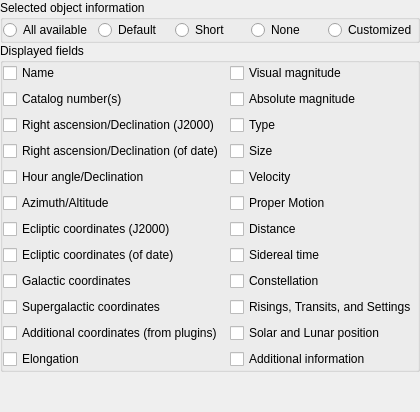
        <widget class="QWidget" name="page_Info">
         <layout class="QVBoxLayout" name="verticalLayout_2">
          <property name="spacing">
           <number>0</number>
          </property>
          <property name="leftMargin">
           <number>0</number>
          </property>
          <property name="topMargin">
           <number>0</number>
          </property>
          <property name="rightMargin">
           <number>0</number>
          </property>
          <property name="bottomMargin">
           <number>0</number>
          </property>
          <item>
           <widget class="QGroupBox" name="selectedInfoGroupBox">
            <property name="sizePolicy">
             <sizepolicy hsizetype="Expanding" vsizetype="Preferred">
              <horstretch>0</horstretch>
              <verstretch>0</verstretch>
             </sizepolicy>
            </property>
            <property name="title">
             <string>Selected object information</string>
            </property>
            <layout class="QGridLayout" name="gridLayoutSelectedObjInfo">
             <property name="leftMargin">
              <number>0</number>
             </property>
             <property name="topMargin">
              <number>0</number>
             </property>
             <property name="rightMargin">
              <number>0</number>
             </property>
             <property name="bottomMargin">
              <number>0</number>
             </property>
             <item row="0" column="4">
              <widget class="QRadioButton" name="customSelectedInfoRadio">
               <property name="toolTip">
                <string>Display user customized information</string>
               </property>
               <property name="text">
                <string comment="info group name">Customized</string>
               </property>
              </widget>
             </item>
             <item row="0" column="0">
              <widget class="QRadioButton" name="allSelectedInfoRadio">
               <property name="toolTip">
                <string>Display all information available</string>
               </property>
               <property name="text">
                <string comment="info group name">All available</string>
               </property>
              </widget>
             </item>
             <item row="0" column="3">
              <widget class="QRadioButton" name="noSelectedInfoRadio">
               <property name="toolTip">
                <string>Display no information</string>
               </property>
               <property name="text">
                <string comment="info group name">None</string>
               </property>
              </widget>
             </item>
             <item row="0" column="2">
              <widget class="QRadioButton" name="briefSelectedInfoRadio">
               <property name="toolTip">
                <string>Display less information</string>
               </property>
               <property name="text">
                <string comment="info group name">Short</string>
               </property>
              </widget>
             </item>
             <item row="0" column="1">
              <widget class="QRadioButton" name="defaultSelectedInfoRadio">
               <property name="toolTip">
                <string>Display a preconfigured set of information</string>
               </property>
               <property name="text">
                <string comment="info group name">Default</string>
               </property>
              </widget>
             </item>
            </layout>
           </widget>
          </item>
          <item>
           <widget class="QGroupBox" name="groupBoxDisplayedFields">
            <property name="sizePolicy">
             <sizepolicy hsizetype="Preferred" vsizetype="Expanding">
              <horstretch>0</horstretch>
              <verstretch>0</verstretch>
             </sizepolicy>
            </property>
            <property name="title">
             <string>Displayed fields</string>
            </property>
            <layout class="QGridLayout" name="gridLayoutDisplayedFields">
             <property name="leftMargin">
              <number>0</number>
             </property>
             <property name="topMargin">
              <number>0</number>
             </property>
             <property name="rightMargin">
              <number>0</number>
             </property>
             <property name="bottomMargin">
              <number>0</number>
             </property>
             <item row="5" column="0">
              <widget class="QCheckBox" name="checkBoxHourAngle">
               <property name="toolTip">
                <string>Equatorial coordinates, equinox of date</string>
               </property>
               <property name="text">
                <string>Hour angle/Declination</string>
               </property>
               <attribute name="buttonGroup">
                <string notr="true">buttonGroupDisplayedFields</string>
               </attribute>
              </widget>
             </item>
             <item row="8" column="0">
              <widget class="QCheckBox" name="checkBoxEclipticCoordsOfDate">
               <property name="toolTip">
                <string>Ecliptic coordinates, equinox of date (only for Earth)</string>
               </property>
               <property name="text">
                <string>Ecliptic coordinates (of date)</string>
               </property>
               <attribute name="buttonGroup">
                <string notr="true">buttonGroupDisplayedFields</string>
               </attribute>
              </widget>
             </item>
             <item row="3" column="0">
              <widget class="QCheckBox" name="checkBoxRaDecJ2000">
               <property name="toolTip">
                <string>Equatorial coordinates, equinox of J2000.0</string>
               </property>
               <property name="text">
                <string>Right ascension/Declination (J2000)</string>
               </property>
               <attribute name="buttonGroup">
                <string notr="true">buttonGroupDisplayedFields</string>
               </attribute>
              </widget>
             </item>
             <item row="1" column="1">
              <widget class="QCheckBox" name="checkBoxAbsoluteMag">
               <property name="text">
                <string>Absolute magnitude</string>
               </property>
               <attribute name="buttonGroup">
                <string notr="true">buttonGroupDisplayedFields</string>
               </attribute>
              </widget>
             </item>
             <item row="11" column="0">
              <widget class="QCheckBox" name="checkBoxSupergalacticCoordinates">
               <property name="text">
                <string>Supergalactic coordinates</string>
               </property>
               <attribute name="buttonGroup">
                <string notr="true">buttonGroupDisplayedFields</string>
               </attribute>
              </widget>
             </item>
             <item row="7" column="0">
              <widget class="QCheckBox" name="checkBoxEclipticCoordsJ2000">
               <property name="toolTip">
                <string>Ecliptic coordinates, equinox J2000.0</string>
               </property>
               <property name="text">
                <string>Ecliptic coordinates (J2000)</string>
               </property>
               <attribute name="buttonGroup">
                <string notr="true">buttonGroupDisplayedFields</string>
               </attribute>
              </widget>
             </item>
             <item row="7" column="1">
              <widget class="QCheckBox" name="checkBoxDistance">
               <property name="text">
                <string>Distance</string>
               </property>
               <attribute name="buttonGroup">
                <string notr="true">buttonGroupDisplayedFields</string>
               </attribute>
              </widget>
             </item>
             <item row="5" column="1">
              <widget class="QCheckBox" name="checkBoxVelocity">
               <property name="text">
                <string>Velocity</string>
               </property>
               <attribute name="buttonGroup">
                <string notr="true">buttonGroupDisplayedFields</string>
               </attribute>
              </widget>
             </item>
             <item row="4" column="0">
              <widget class="QCheckBox" name="checkBoxRaDecOfDate">
               <property name="toolTip">
                <string>Equatorial coordinates, equinox of date</string>
               </property>
               <property name="text">
                <string>Right ascension/Declination (of date)</string>
               </property>
               <attribute name="buttonGroup">
                <string notr="true">buttonGroupDisplayedFields</string>
               </attribute>
              </widget>
             </item>
             <item row="8" column="1">
              <widget class="QCheckBox" name="checkBoxSiderealTime">
               <property name="text">
                <string>Sidereal time</string>
               </property>
               <attribute name="buttonGroup">
                <string notr="true">buttonGroupDisplayedFields</string>
               </attribute>
              </widget>
             </item>
             <item row="6" column="1">
              <widget class="QCheckBox" name="checkBoxProperMotion">
               <property name="toolTip">
                <string/>
               </property>
               <property name="text">
                <string>Proper Motion</string>
               </property>
               <attribute name="buttonGroup">
                <string notr="true">buttonGroupDisplayedFields</string>
               </attribute>
              </widget>
             </item>
             <item row="9" column="0">
              <widget class="QCheckBox" name="checkBoxGalacticCoordinates">
               <property name="text">
                <string>Galactic coordinates</string>
               </property>
               <attribute name="buttonGroup">
                <string notr="true">buttonGroupDisplayedFields</string>
               </attribute>
              </widget>
             </item>
             <item row="3" column="1">
              <widget class="QCheckBox" name="checkBoxType">
               <property name="toolTip">
                <string>The type of the object (star, planet, etc.)</string>
               </property>
               <property name="text">
                <string>Type</string>
               </property>
               <attribute name="buttonGroup">
                <string notr="true">buttonGroupDisplayedFields</string>
               </attribute>
              </widget>
             </item>
             <item row="12" column="0">
              <widget class="QCheckBox" name="checkBoxOtherCoords">
               <property name="text">
                <string>Additional coordinates (from plugins)</string>
               </property>
               <attribute name="buttonGroup">
                <string notr="true">buttonGroupDisplayedFields</string>
               </attribute>
              </widget>
             </item>
             <item row="11" column="1">
              <widget class="QCheckBox" name="checkBoxRTSTime">
               <property name="toolTip">
                <string/>
               </property>
               <property name="text">
                <string>Risings, Transits, and Settings</string>
               </property>
               <attribute name="buttonGroup">
                <string notr="true">buttonGroupDisplayedFields</string>
               </attribute>
              </widget>
             </item>
             <item row="9" column="1">
              <widget class="QCheckBox" name="checkBoxConstellation">
               <property name="toolTip">
                <string>3-letter IAU constellation abbreviation</string>
               </property>
               <property name="text">
                <string>Constellation</string>
               </property>
               <attribute name="buttonGroup">
                <string notr="true">buttonGroupDisplayedFields</string>
               </attribute>
              </widget>
             </item>
             <item row="4" column="1">
              <widget class="QCheckBox" name="checkBoxSize">
               <property name="toolTip">
                <string>Angular or physical size</string>
               </property>
               <property name="text">
                <string>Size</string>
               </property>
               <attribute name="buttonGroup">
                <string notr="true">buttonGroupDisplayedFields</string>
               </attribute>
              </widget>
             </item>
             <item row="0" column="1">
              <widget class="QCheckBox" name="checkBoxVisualMag">
               <property name="text">
                <string>Visual magnitude</string>
               </property>
               <attribute name="buttonGroup">
                <string notr="true">buttonGroupDisplayedFields</string>
               </attribute>
              </widget>
             </item>
             <item row="6" column="0">
              <widget class="QCheckBox" name="checkBoxAltAz">
               <property name="toolTip">
                <string>Horizontal coordinates</string>
               </property>
               <property name="text">
                <string>Azimuth/Altitude</string>
               </property>
               <attribute name="buttonGroup">
                <string notr="true">buttonGroupDisplayedFields</string>
               </attribute>
              </widget>
             </item>
             <item row="1" column="0">
              <widget class="QCheckBox" name="checkBoxCatalogNumbers">
               <property name="text">
                <string>Catalog number(s)</string>
               </property>
               <attribute name="buttonGroup">
                <string notr="true">buttonGroupDisplayedFields</string>
               </attribute>
              </widget>
             </item>
             <item row="0" column="0">
              <widget class="QCheckBox" name="checkBoxName">
               <property name="text">
                <string>Name</string>
               </property>
               <attribute name="buttonGroup">
                <string notr="true">buttonGroupDisplayedFields</string>
               </attribute>
              </widget>
             </item>
             <item row="13" column="0">
              <widget class="QCheckBox" name="checkBoxElongation">
               <property name="toolTip">
                <string>Elongation and phase angle</string>
               </property>
               <property name="text">
                <string>Elongation</string>
               </property>
               <attribute name="buttonGroup">
                <string notr="true">buttonGroupDisplayedFields</string>
               </attribute>
              </widget>
             </item>
             <item row="13" column="1">
              <widget class="QCheckBox" name="checkBoxExtra">
               <property name="toolTip">
                <string>Spectral class, nebula type, etc.</string>
               </property>
               <property name="text">
                <string>Additional information</string>
               </property>
               <attribute name="buttonGroup">
                <string notr="true">buttonGroupDisplayedFields</string>
               </attribute>
              </widget>
             </item>
             <item row="12" column="1">
              <widget class="QCheckBox" name="checkBoxSolarLunarPosition">
               <property name="toolTip">
                <string>Show Solar and Lunar positions if observed from Earth</string>
               </property>
               <property name="text">
                <string>Solar and Lunar position</string>
               </property>
               <attribute name="buttonGroup">
                <string notr="true">buttonGroupDisplayedFields</string>
               </attribute>
              </widget>
             </item>
            </layout>
           </widget>
          </item>
          <item>
           <spacer name="verticalSpacer">
            <property name="orientation">
             <enum>Qt::Vertical</enum>
            </property>
            <property name="sizeHint" stdset="0">
             <size>
              <width>20</width>
              <height>40</height>
             </size>
            </property>
           </spacer>
          </item>
         </layout>
        </widget>
